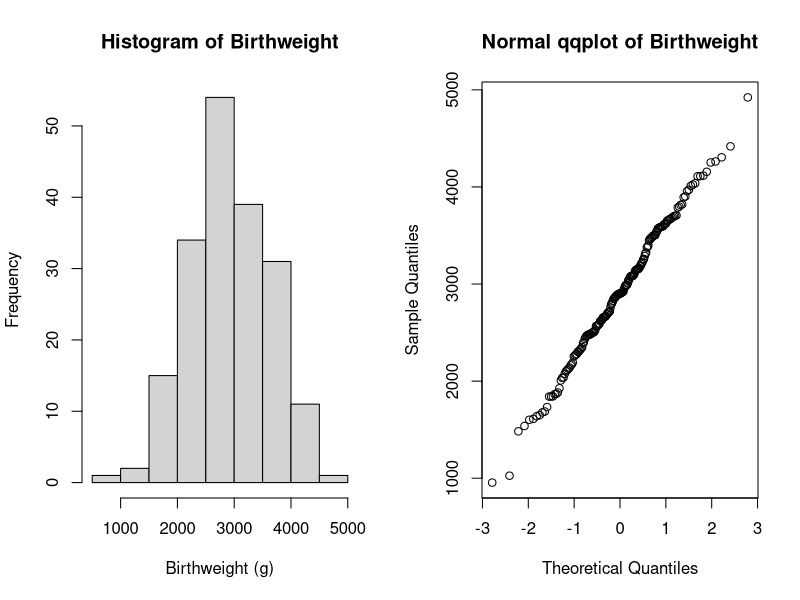
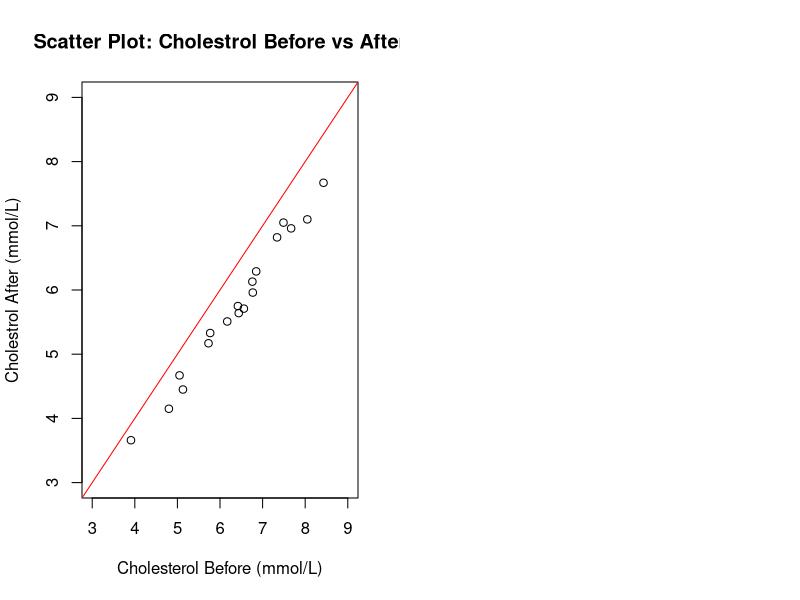
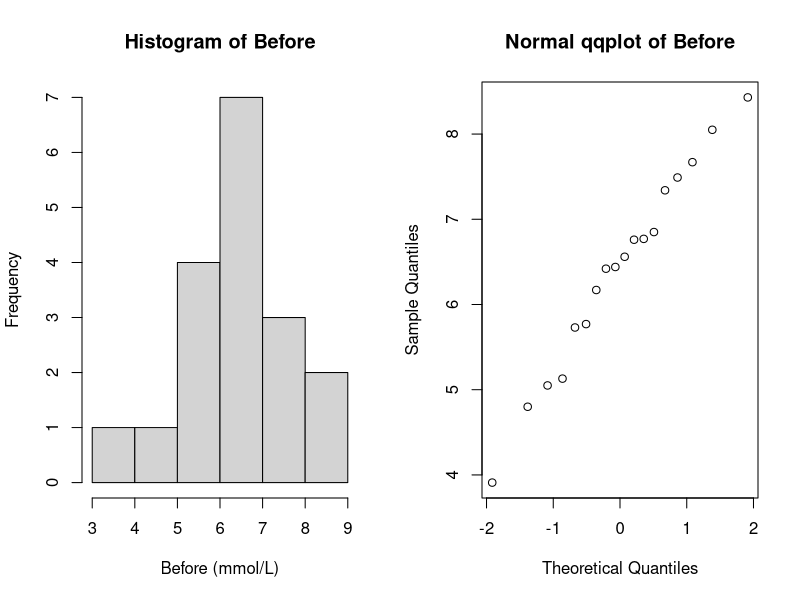
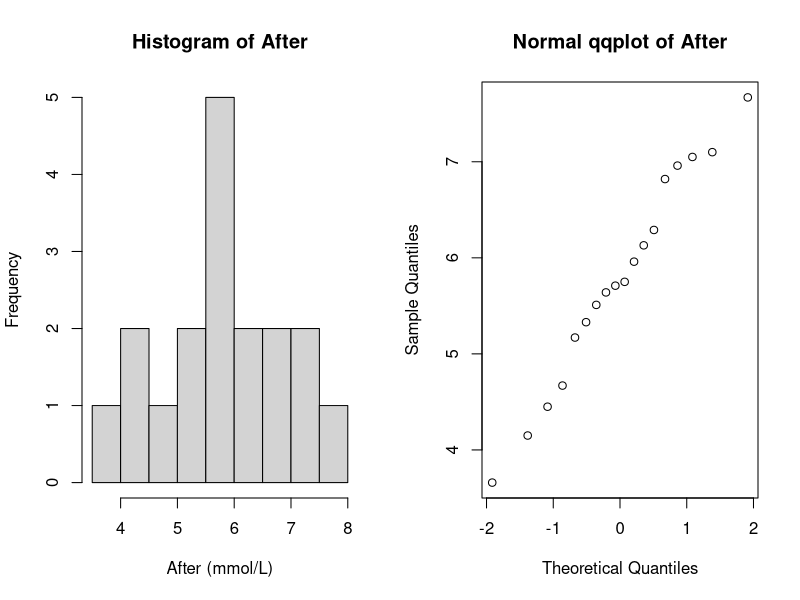
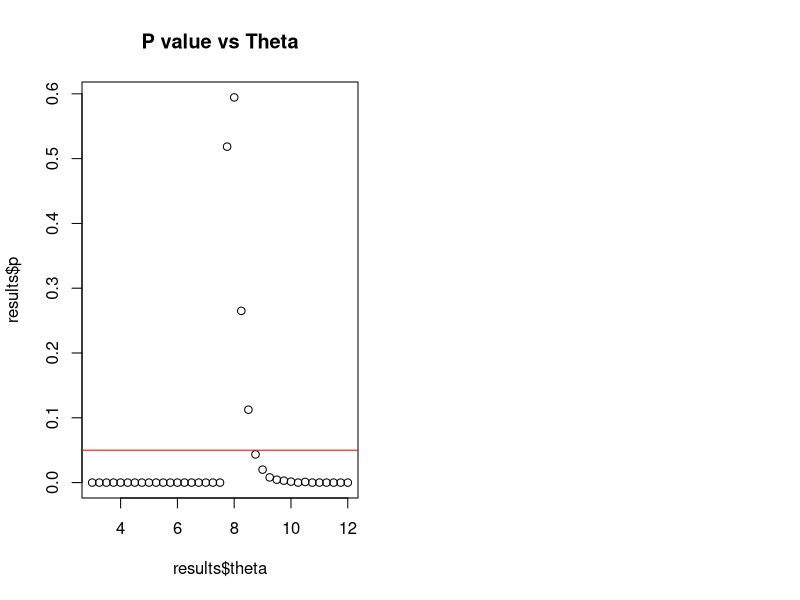
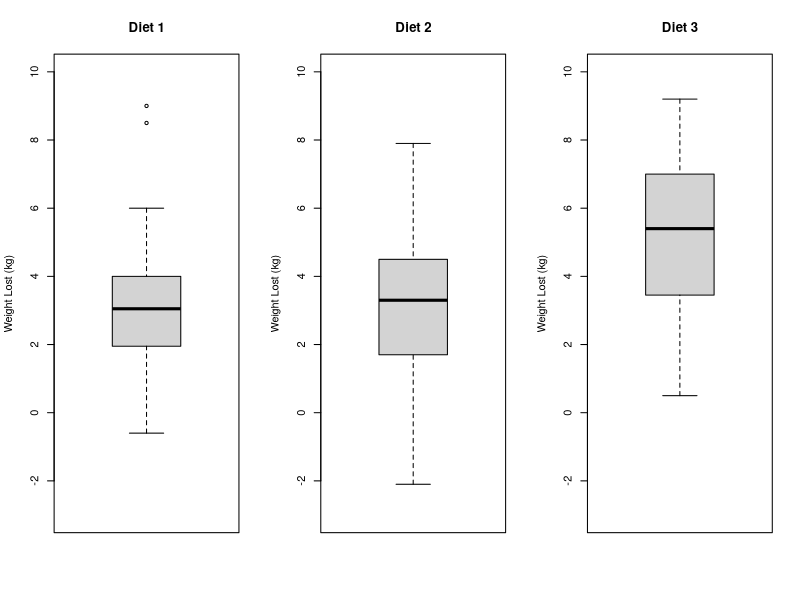
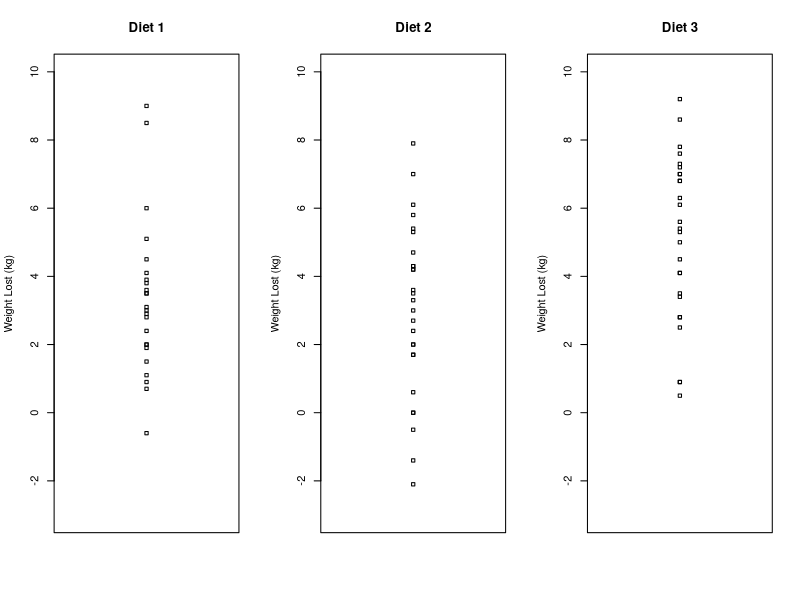
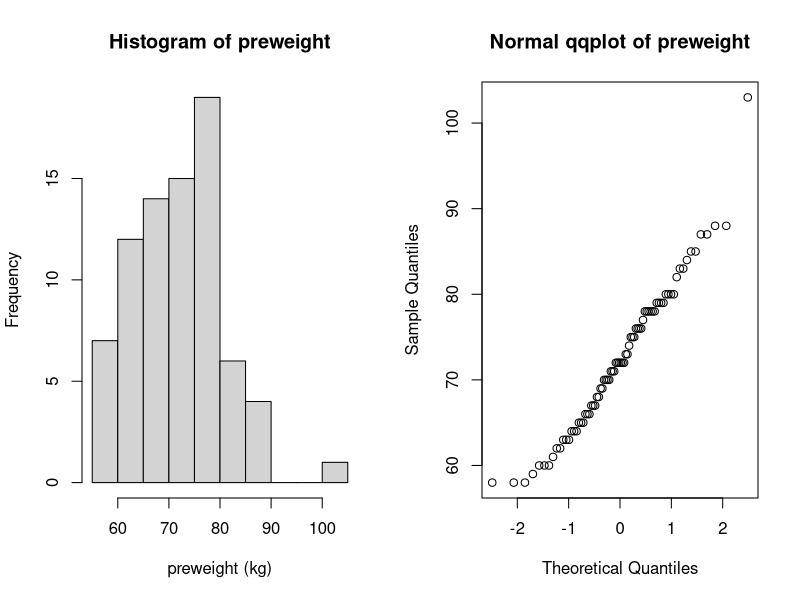

Recreate these plots in R, in order.
## ---- chunk 1
#options(digits=3)

# helper function to check normality throughout this assignment
checkNorm = function(data, name, unit="") {
  xlab = name
  if (unit != "") {
    xlab = sprintf("%s (%s)", name, unit)
  }
  hist(data, main=sprintf("Histogram of %s", name), xlab=xlab)
  qqnorm(data, main=sprintf("Normal qqplot of %s", name))
  res = shapiro.test(data)
  print(sprintf("Shapiro wilk normality p-value for %s: %.3f", name, res$p.value))
  return(res$p.value)
}

printPval = function(pval) {
  print(sprintf("p-value = %.3f", pval))
}
## ---- chunk 2
data = read.table("birthweight.txt", header=T)
par(mfrow=c(1,2))
# use x as alias for the dataset
x = data$birthweight

# checking normality
pval = checkNorm(x, "Birthweight", unit="g")

res = t.test(x, conf.level=0.96)
print(sprintf("96%% confidence interval: [%.3f, %.3f]", res$conf.int[1], res$conf.int[2]))

# calculate min sample size needed
tval = qt(0.98, length(x)-1)
m = 50
n = (tval * sd(x) / m) ** 2
print(sprintf("min sample size, n = %.3f", n))
## ---- chunk 3
B = 20000
Tstar = numeric(B)
for (i in 1:B){
  # sample with replacement, for a new sample of same length(x)
  Xstar = sample(x, replace=TRUE)
  Tstar[i] = mean(Xstar) 
}

Tstar02 = quantile(Tstar, 0.02)
Tstar04 = quantile(Tstar, 0.98)
print(sprintf("Bootstrap 96%% CI = [%.3f, %.3f]", Tstar02, Tstar04))
## ---- chunk 4
res = t.test(x, mu=2800, alt="g")
sprintf("95%% confidence interval: [%.3f, %.3f]", res$conf.int[[1]], res$conf.int[[2]])
printPval(res$p.value)
## ---- chunk 5
res = wilcox.test(x, mu=2800, alt="g")
printPval(res$p.value)
## ---- chunk 6
B = 10000; n = length(x)
psign=numeric(B) ## will contain p-values of sign test
pttest=numeric(B) ## will contain p-values of t-test
for(i in 1:B) {
  y = rnorm(n, mean=mean(x),sd=sd(x)) ## generate data under H1 with mu=0.5
  mu = 2800
  pttest[i] = t.test(y, mu=mu, alternative="greater")[[3]] ## extract p-value
  psign[i] = wilcox.test(y, mu=mu, alt="g")[[3]]
} ## extract p-value
signPower = sum(psign<0.05) / B; tPower = sum(pttest<0.05) / B

print(sprintf("wilcox signed rank test power = %.3f, t-test power = %.3f", signPower, tPower))
#par(mfrow=c(1,2)); hist(psign); hist(pttest)
## ---- chunk 7
pHat = sum(x < 2600) / length(x) # compute pHat based on the data
n = length(x)
z = (pHat - 0.25) / sqrt((pHat * (1-pHat)) / n) # compute z_{\alpha/2}
sprintf("pHat = %.5f, z = %.5f", pHat, z)

alpha = 2 * pnorm(z, lower.tail = F) # compute alpha
ciLevel = 1 - alpha
sprintf("confidence interval level = %.3f", ciLevel)

ciUpper = pHat + z * sqrt((pHat * (1-pHat)) / n)
ciLower = pHat - z * sqrt((pHat * (1-pHat)) / n)
sprintf("final confidence interval = [%.3f, %.3f]", ciLower, ciUpper)
## ---- chunk 8
res = prop.test(c(34, 28), c(95, 93)); printPval(res$p.value)
## ---- chunk 9
data = read.table("cholesterol.txt", header=T)
plot(data$Before, data$After8weeks, main="Scatter Plot: Cholestrol Before vs After", xlab="Cholesterol Before (mmol/L)", ylab="Cholestrol After (mmol/L)", xlim=c(3,9), ylim=c(3,9))
abline(0, 1, col = 'red') # plot y=x for reference
## ---- chunk 10
par(mfrow=c(1,2))
pval = checkNorm(data$Before, "Before", unit="mmol/L")
pval = checkNorm(data$After8weeks, "After", unit="mmol/L")
## ---- chunk 11
res = cor.test(data$Before, data$After8weeks)
sprintf("correlation = %.3f", res[[4]])
## ---- chunk 12
res = t.test(data$After8weeks, y=data$Before, alt="two.sided", paired=TRUE)
printPval(res$p.value)

difference = data$After8weeks - data$Before
res = binom.test(sum(difference < 0), length(difference), p=0.5, alt="two.sided")
printPval(res$p.value)
## ---- chunk 13
summary(data$After8weeks)
xbar = mean(data$After8weeks)
s = sd(data$After8weeks)
n = length(data$After8weeks)

m = qt(0.975, df=n-1) * (s / sqrt(n))
# compute CI for \bar{x}
xBarLow = xbar - m; xBarHigh = xbar + m
sprintf("CI for xbar = [%.3f, %.3f]", xBarLow, xBarHigh)

# use results to compute CI for \theta
thetaLow = 2 * xBarLow - 3; thetaHigh = 2 * xBarHigh - 3
sprintf("CI for theta = [%.3f, %.3f]", thetaLow, thetaHigh)
## ---- chunk 14
sprintf("max(data$After8weeks) = %.3f", max(data$After8weeks))
sprintf("improved CI = [%.3f, %.3f]",  max(data$After8weeks), thetaHigh)
## ---- chunk 15
# returns TRUE if X ~Unif(3, theta) is plausible (meaning p > 0.05)
doBootstrap = function (x, theta, makePlot=FALSE) {
  n = length(x); t = max(x); B = 4000
  tstar = numeric(B)
  for (i in 1:B) {
    xstar = runif(n, min=3, max=theta)
    tstar[i] = max(xstar)
  }
  pl = sum(tstar<t) / B; pr = sum(tstar>t) / B
  p = 2 * min(pl, pr) # e.g. 0.038
  return(data.frame(theta=theta, p=p, valid=(p>=0.05)))
}

results = NULL
for (theta in seq(3,12,0.25)){
  cur = doBootstrap(data$After8weeks, theta)
  if (is.null(results)) {
    results = cur
  } else {
    results = rbind(results, cur)
  }
}
plot(results$theta, results$p, main="P value vs Theta")
abline(h = 0.05, col = "red") # plot y=0.05 for reference
res = dplyr::filter(results, p>0.05); res # print signficant results
## ---- chunk 16
res = binom.test(sum(data$After8weeks >= 6), length(data$After8weeks), p=0.5, alt="less")
printPval(res$p.value)
## ---- chunk 17
res = binom.test(sum(data$After8weeks < 4.5), length(data$After8weeks), p=0.25, alt="l")
printPval(res$p.value)
#binom.test(sum(data$After8weeks < 4.5), length(data$After8weeks), p=0.25, alt="g")
## ---- chunk 18
data = read.table("diet.txt", header=T)
# compute weight lost
data$weightlost = data$preweight - data$weight6weeks

par(mfrow = c(1, 3))
ylim = c(-3, 10)

diet1 = dplyr::filter(data, diet == 1)
diet2 = dplyr::filter(data, diet == 2)
diet3 = dplyr::filter(data, diet == 3)

boxplot(diet1$weightlost, main="Diet 1", ylab="Weight Lost (kg)", ylim=ylim)
boxplot(diet2$weightlost, main="Diet 2", ylab="Weight Lost (kg)", ylim=ylim)
boxplot(diet3$weightlost, main="Diet 3", ylab="Weight Lost (kg)", ylim=ylim)

stripchart(diet1$weightlost, main="Diet 1", ylab="Weight Lost (kg)", ylim=ylim, vertical=T)
stripchart(diet2$weightlost, main="Diet 2", ylab="Weight Lost (kg)", ylim=ylim, vertical=T)
stripchart(diet3$weightlost, main="Diet 3", ylab="Weight Lost (kg)", ylim=ylim, vertical=T)
## ---- chunk 19
par(mfrow=c(1,2))
pval = checkNorm(data$preweight, "preweight", unit="kg")
pval = checkNorm(data$weight6weeks, "weight6weeks", unit="kg")
par(mfrow=c(1,1))
boxplot(data.frame(preweight=data$preweight, weight6weeks=data$weight6weeks), names=c("preweight", "weight6weeks"), main="Weights Before vs After Diet")
## ---- chunk 20
res = binom.test(sum(data$weightlost > 0), length(data$weightlost), p=0.5, alternative="g")
## ---- chunk 21
par(mfrow = c(1, 2))
checkNorm(diet1$weightlost, "Diet 1"); checkNorm(diet2$weightlost, "Diet 2"); checkNorm(diet3$weightlost, "Diet 3"); 
## ---- chunk 22
# convert diet from int -> string (for informing linear model)!!
#data$diet = as.character(data$diet)
# tell R that certain columns are factor and not just numbers
data$diet = factor(data$diet)

# enable "effect parametrization"
#contrasts(data$diet) <- contr.poly(length(levels(data$diet)))
#contrasts(data$diet) = contr.sum


dietaov = lm(weightlost~diet, data=data)
danova = anova(dietaov)
print("dietaov:"); dietaov
print("summary(dietaov):"); summary(dietaov)
print("anova:"); danova
## ---- chunk 23

## ---- chunk 24
# diet, gender
data$gender = factor(data$gender)

# remove people with no gender data
data2 = dplyr::filter(data, !is.na(gender))
interaction.plot(data2$gender, data2$diet, data2$weightlost, main ="Interaction plot: Diet vs. Gender (0=F, 1=M)" ,ylab = "Average Weightloss (kg)", xlab  = "Gender", trace.label = "Diet")

interaction.plot(data2$diet, data2$gender, data2$weightlost, main ="Interaction plot: Gender (0=F, 1=M) vs. Diet", ylab="Average Weightloss (kg)", xlab = "Diet", trace.label = "Gender")

# TODO: reset contrasts?
#contrasts(data2$diet) = contr.treatment(length(levels(data2$diet)))
gaov = lm(weightlost~diet*gender, data=data2)

print("gaov:"); gaov
print("summary(gaov):"); summary(gaov)
ganova = anova(gaov)
print("anova:"); ganova
## ---- chunk 25
gaov = lm(weightlost~diet+gender, data=data2)

print("gaov:"); gaov
print("summary(gaov):"); summary(gaov)
ganova = anova(gaov)
print("anova:"); ganova
## ---- chunk 26
library(MASS)
data = npk

randomize = function(n_blocks){
  t = c(1,1,0,0)
  t_temp = c()
  for (x in 1:n_blocks){
    t_temp = c(t_temp, sample(t))
  }
  return(t_temp)
}

#Generate random columns where each block has random
#  permutations of exactly two of each soil additive
N = randomize(6); P = randomize(6); K = randomize(6)
block = c()
for (x in 1:6){
  block = c(block, rep(x,4))
}

random_df = data.frame(block = block, N = N, P = P, K = K)
head(random_df,4)
tail(random_df,4)
## ---- chunk 27
interaction.plot(data$N, data$block, data$yield, main="Plots Without Nitrogen vs With", ylab="Average Yield", xlab = "Nitrogen Presence", legend = TRUE, trace.label = "Block #")
## ---- chunk 28
naov = lm(yield~block+N, data=data)
print("naov:"); naov
print("summary(naov):"); summary(naov)
nanova = anova(naov)
print("nanova:"); nanova
## ---- chunk 29
# TODO: shorten output (for all anova stuff)...
testModel = function(raov, coef) {
  #print("raov:"); print(raov)
  print("summary(raov):"); print(summary(raov))
  ranova = anova(raov)
  print("ranova:"); print(ranova)
  print("")
  print(ranova$coef[coef, "Pr(>|t|)"])
  #summary(model)$coef["x1:x2", "Pr(>|t|)"]
}

testModel(lm(yield~block*N+P+K, data=data), coef="block:N")
#testModel(lm(yield~block*P+N+K, data=data))
#testModel(lm(yield~block*K+N+P, data=data))

## ---- chunk 30
raov = lm(yield~block+N+P+K, data=data)
print("summary(raov):"); print(summary(raov))
ranova = anova(raov)
print("ranova:"); print(ranova)
print("")
print(ranova$coef[coef, "Pr(>|t|)"])
## ---- chunk 31
library(lme4)
#model = lmer(pain~treatment+sequence+period+(1|id), REML=FALSE,data=data)
model1 = lmer(yield~N+(1|block), REML=FALSE,data=data)
model2 = lmer(yield~(1|block), REML=FALSE,data=data)
anova(model2, model1)
